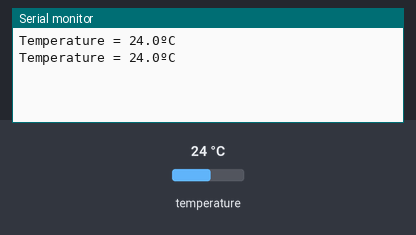
Bench run of a sketch on a simulated Arduino Uno, built with avr-gcc and run on an emulated ATmega328P. Shown: the last lines printed to the serial monitor. Inputs (shaded band) come from the test bench; at power-on: temperature 24 °C.

Above: at 2.3 s.
2.4 s: temperature set to 12 °C
At 2.4 s:
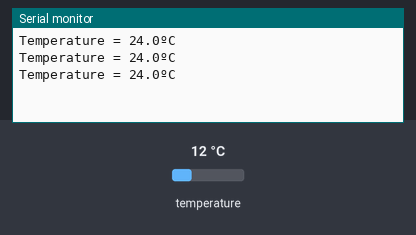
3.9 s: temperature set to 19 °C
At 3.9 s:
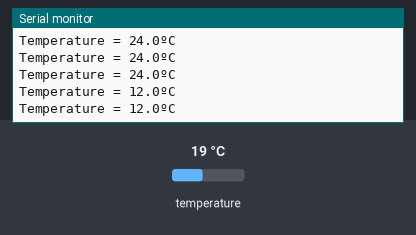
Timing chart, 0 to 6.9 s (numbered marks = the images above; inputs shaded):
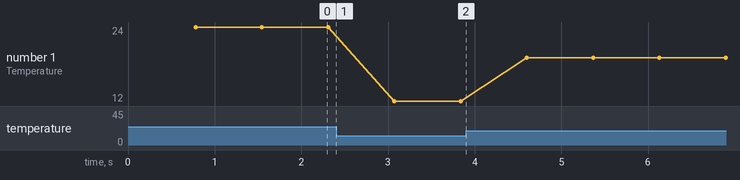

Measured:
- plotted number 1: 24 → 12 after the input at 2.4 s, 12 → 19 after the input at 3.9 s

The sketch:

temp.ino
```cpp
#include <OneWire.h>
#include <DallasTemperature.h>

#define DS18B20PIN 2

/* Create an instance of OneWire */
OneWire oneWire(DS18B20PIN);

DallasTemperature sensor(&oneWire);

void setup()
{
  Serial.begin(9600);
  /* Start the DS18B20 Sensor */
  sensor.begin();
}

void loop()
{
  sensor.requestTemperatures();
  float tempinC = sensor.getTempCByIndex(0);
  Serial.print("Temperature = ");
  Serial.print(tempinC, 1);
  Serial.println("ºC");
}
```
